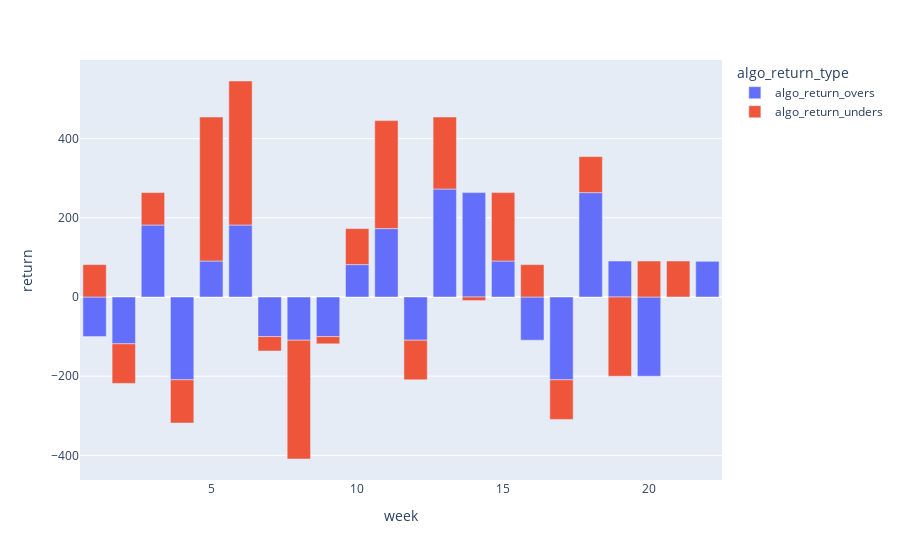

Here is the notebook cell this chart was saved with:
### Code cell
# Week by week return 

fig = px.bar(test_pivoted, x="week", y="return", color='algo_return_type')
fig.show()

### Figure 1 — Plotly figure (JSON) as saved in the notebook; plotly's stock layout.template omitted (floating-point values rounded to 4 significant figures)
{"data": [{"alignmentgroup": "True", "hovertemplate": "algo_return_type=algo_return_overs<br>week=%{x}<br>return=%{y}<extra></extra>", "legendgroup": "algo_return_overs", "marker": {"color": "#636efa"}, "name": "algo_return_overs", "offsetgroup": "algo_return_overs", "orientation": "v", "showlegend": true, "textposition": "auto", "type": "bar", "x": [1, 2, 3, 4, 5, 6, 7, 8, 9, 10, 11, 12, 13, 14, 15, 16, 17, 18, 19, 20, 21, 22], "xaxis": "x", "y": [-100, -118.2, 181.8, -209.1, 90.91, 181.8, -100, -109.1, -100, 81.82, 172.7, -109.1, 272.7, 263.6, 90.91, -109.1, -209.1, 263.6, 90.91, -200, 0, 90.91], "yaxis": "y"}, {"alignmentgroup": "True", "hovertemplate": "algo_return_type=algo_return_unders<br>week=%{x}<br>return=%{y}<extra></extra>", "legendgroup": "algo_return_unders", "marker": {"color": "#EF553B"}, "name": "algo_return_unders", "offsetgroup": "algo_return_unders", "orientation": "v", "showlegend": true, "textposition": "auto", "type": "bar", "x": [1, 2, 3, 4, 5, 6, 7, 8, 9, 10, 11, 12, 13, 14, 15, 16, 17, 18, 19, 20, 21, 22], "xaxis": "x", "y": [81.82, -100, 81.82, -109.1, 363.6, 363.6, -36.36, -300, -18.18, 90.91, 272.7, -100, 181.8, -9.09, 172.7, 81.82, -100, 90.91, -200, 90.91, 90.91, 0], "yaxis": "y"}], "layout": {"barmode": "relative", "legend": {"title": {"text": "algo_return_type"}, "tracegroupgap": 0}, "margin": {"t": 60}, "xaxis": {"anchor": "y", "domain": [0, 1], "title": {"text": "week"}}, "yaxis": {"anchor": "x", "domain": [0, 1], "title": {"text": "return"}}}}
